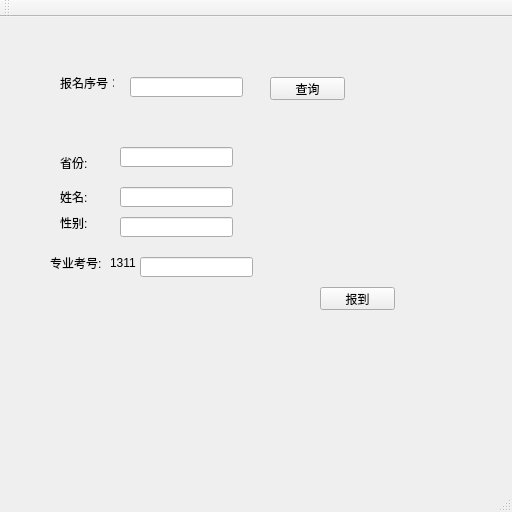
<?xml version="1.0" encoding="UTF-8"?>
<ui version="4.0">
 <class>MainWindow</class>
 <widget class="QMainWindow" name="MainWindow">
  <property name="geometry">
   <rect>
    <x>0</x>
    <y>0</y>
    <width>512</width>
    <height>512</height>
   </rect>
  </property>
  <property name="windowTitle">
   <string>MainWindow</string>
  </property>
  <widget class="QWidget" name="centralWidget">
   <widget class="QLabel" name="label">
    <property name="geometry">
     <rect>
      <x>60</x>
      <y>60</y>
      <width>54</width>
      <height>12</height>
     </rect>
    </property>
    <property name="text">
     <string>报名序号：</string>
    </property>
   </widget>
   <widget class="QLineEdit" name="lineEdit_bmxh">
    <property name="geometry">
     <rect>
      <x>130</x>
      <y>60</y>
      <width>113</width>
      <height>20</height>
     </rect>
    </property>
   </widget>
   <widget class="QPushButton" name="pushButton_search">
    <property name="geometry">
     <rect>
      <x>270</x>
      <y>60</y>
      <width>75</width>
      <height>23</height>
     </rect>
    </property>
    <property name="text">
     <string>查询</string>
    </property>
   </widget>
   <widget class="QLabel" name="label_2">
    <property name="geometry">
     <rect>
      <x>60</x>
      <y>140</y>
      <width>54</width>
      <height>12</height>
     </rect>
    </property>
    <property name="text">
     <string>省份:</string>
    </property>
   </widget>
   <widget class="QLabel" name="label_3">
    <property name="geometry">
     <rect>
      <x>60</x>
      <y>170</y>
      <width>54</width>
      <height>20</height>
     </rect>
    </property>
    <property name="text">
     <string>姓名:</string>
    </property>
   </widget>
   <widget class="QLabel" name="label_4">
    <property name="geometry">
     <rect>
      <x>60</x>
      <y>200</y>
      <width>54</width>
      <height>12</height>
     </rect>
    </property>
    <property name="text">
     <string>性别:</string>
    </property>
   </widget>
   <widget class="QLabel" name="label_5">
    <property name="geometry">
     <rect>
      <x>50</x>
      <y>240</y>
      <width>54</width>
      <height>12</height>
     </rect>
    </property>
    <property name="text">
     <string>专业考号:</string>
    </property>
   </widget>
   <widget class="QPushButton" name="pushButton_register">
    <property name="geometry">
     <rect>
      <x>320</x>
      <y>270</y>
      <width>75</width>
      <height>23</height>
     </rect>
    </property>
    <property name="text">
     <string>报到</string>
    </property>
   </widget>
   <widget class="QLineEdit" name="lineEdit_province">
    <property name="geometry">
     <rect>
      <x>120</x>
      <y>130</y>
      <width>113</width>
      <height>20</height>
     </rect>
    </property>
   </widget>
   <widget class="QLineEdit" name="lineEdit_name">
    <property name="geometry">
     <rect>
      <x>120</x>
      <y>170</y>
      <width>113</width>
      <height>20</height>
     </rect>
    </property>
   </widget>
   <widget class="QLineEdit" name="lineEdit_sex">
    <property name="geometry">
     <rect>
      <x>120</x>
      <y>200</y>
      <width>113</width>
      <height>20</height>
     </rect>
    </property>
   </widget>
   <widget class="QLineEdit" name="lineEdit_zykh">
    <property name="geometry">
     <rect>
      <x>140</x>
      <y>240</y>
      <width>113</width>
      <height>20</height>
     </rect>
    </property>
   </widget>
   <widget class="QLabel" name="label_6">
    <property name="geometry">
     <rect>
      <x>110</x>
      <y>240</y>
      <width>54</width>
      <height>12</height>
     </rect>
    </property>
    <property name="text">
     <string>1311</string>
    </property>
   </widget>
  </widget>
  <widget class="QMenuBar" name="menuBar">
   <property name="geometry">
    <rect>
     <x>0</x>
     <y>0</y>
     <width>512</width>
     <height>20</height>
    </rect>
   </property>
  </widget>
  <widget class="QToolBar" name="mainToolBar">
   <attribute name="toolBarArea">
    <enum>TopToolBarArea</enum>
   </attribute>
   <attribute name="toolBarBreak">
    <bool>false</bool>
   </attribute>
  </widget>
  <widget class="QStatusBar" name="statusBar"/>
 </widget>
 <layoutdefault spacing="6" margin="11"/>
 <resources/>
 <connections/>
</ui>
